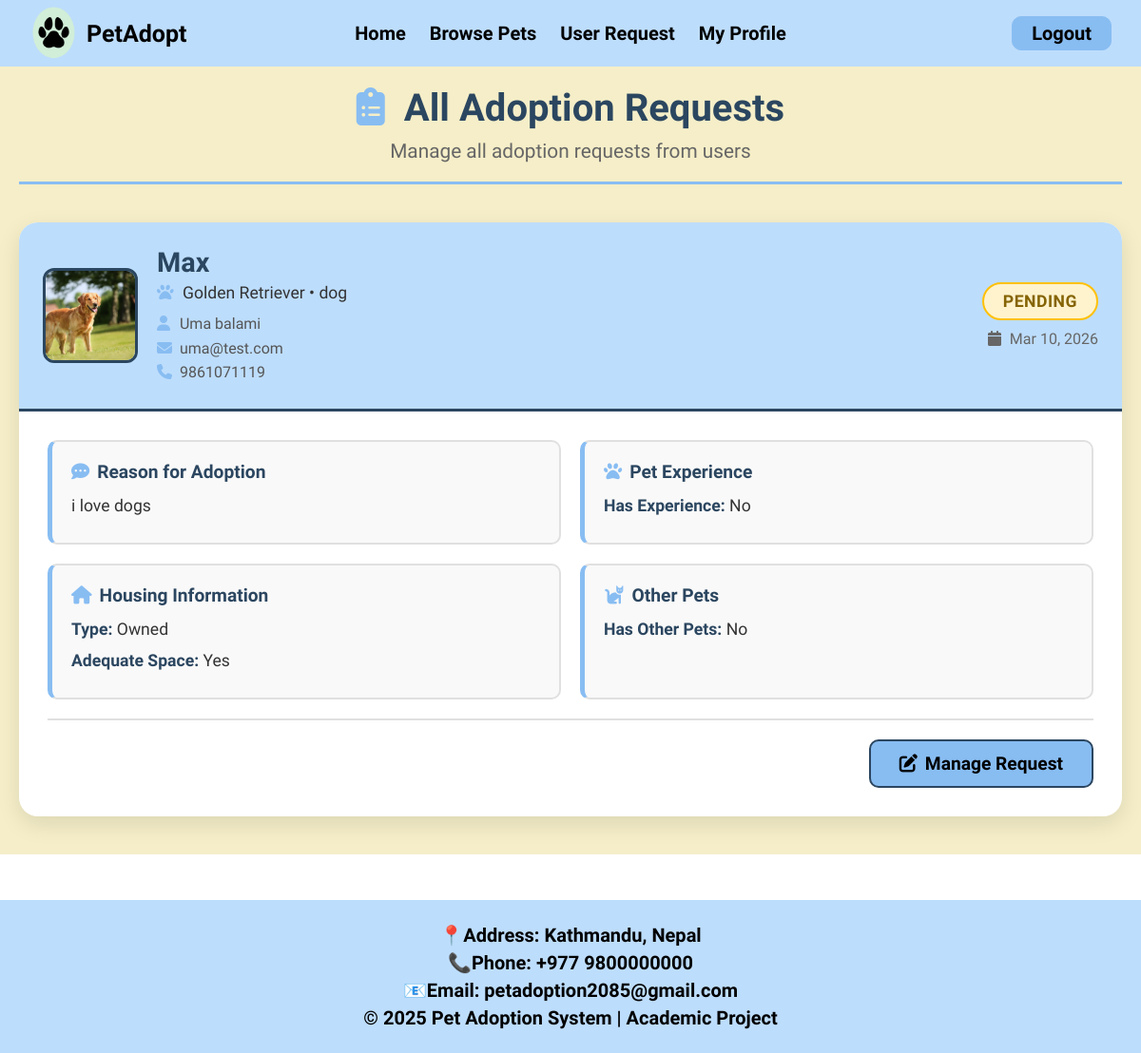
Page /myRequests.php (signed in) on the committed database.
### tables this page shows
CREATE TABLE `adoption_requests` (
  `request_id` int(11) NOT NULL AUTO_INCREMENT,
  `pet_id` int(11) NOT NULL,
  `user_id` int(11) NOT NULL,
  `request_date` datetime NOT NULL DEFAULT current_timestamp(),
  `status` enum('pending','approved','rejected','cancelled') NOT NULL DEFAULT 'pending',
  `remarks` text DEFAULT NULL,
  `reason` text NOT NULL,
  `has_experience` enum('yes','no') NOT NULL,
  `experience_details` text DEFAULT NULL,
  `housing_type` enum('owned','rented') NOT NULL,
  `has_space` enum('yes','no') NOT NULL,
  `has_other_pets` enum('yes','no') NOT NULL,
  `other_pets_details` text DEFAULT NULL,
  `commitment_confirmed` enum('yes','no') NOT NULL,
  `additional_notes` text DEFAULT NULL,
  `created_at` datetime DEFAULT current_timestamp(),
  PRIMARY KEY (`request_id`),
  KEY `fk_adoption_requests_pet_id` (`pet_id`),
  KEY `fk_adoption_requests_user_id` (`user_id`),
  CONSTRAINT `fk_adoption_requests_pet_id` FOREIGN KEY (`pet_id`) REFERENCES `pets` (`id`) ON DELETE CASCADE ON UPDATE CASCADE,
  CONSTRAINT `fk_adoption_requests_user_id` FOREIGN KEY (`user_id`) REFERENCES `users` (`id`) ON DELETE CASCADE ON UPDATE CASCADE
);

CREATE TABLE `pets` (
  `id` int(11) NOT NULL AUTO_INCREMENT,
  `name` varchar(255) NOT NULL,
  `age` int(11) NOT NULL,
  `gender` enum('Male','Female') NOT NULL,
  `breed` varchar(255) NOT NULL,
  `price` varchar(255) NOT NULL,
  `status` enum('available','adopted') NOT NULL DEFAULT 'available',
  `image` varchar(255) NOT NULL,
  `category` enum('dog','cat','rabbit','snake','bird') DEFAULT NULL,
  `description` text NOT NULL,
  `weight` varchar(10) DEFAULT NULL,
  `admin_id` int(11) DEFAULT NULL,
  PRIMARY KEY (`id`),
  KEY `fk_admin_pet` (`admin_id`),
  CONSTRAINT `fk_admin_pet` FOREIGN KEY (`admin_id`) REFERENCES `users` (`id`) ON DELETE CASCADE ON UPDATE CASCADE
);

CREATE TABLE `users` (
  `id` int(11) NOT NULL AUTO_INCREMENT,
  `full_name` varchar(255) NOT NULL,
  `email` varchar(255) NOT NULL,
  `phone_num` varchar(10) NOT NULL,
  `password` varchar(255) NOT NULL,
  `role` enum('user','admin','superadmin') NOT NULL DEFAULT 'user',
  `pet_id` int(11) DEFAULT NULL,
  PRIMARY KEY (`id`),
  UNIQUE KEY `email` (`email`),
  UNIQUE KEY `phone_num` (`phone_num`),
  KEY `pet_id` (`pet_id`)
);

### myRequests.php (the view, shortened to what this page needs)
<?php
include("navbar.php");
$user_role = $_SESSION['role'];
if ($user_role == 'admin') {
    $stmt = $con->prepare("SELECT ar.*,
                                  p.name as pet_name, p.breed, p.image, p.category,
                                  u.full_name as user_name,
                                  u.email as user_email,
                                  u.phone_num as user_phone
                           FROM adoption_requests ar
                           JOIN pets p ON ar.pet_id = p.id
                           JOIN users u ON ar.user_id = u.id
                           ORDER BY ar.created_at DESC");
}
$stmt->execute();
$requests_result = $stmt->get_result();
?>
<!DOCTYPE html>
<html>
<head>
    <link rel="stylesheet" href="assets/css/style.css">
    <link rel="stylesheet" href="https://cdnjs.cloudflare.com/ajax/libs/font-awesome/6.5.0/css/all.min.css">
</head>
<body>
    <div class="requests-wrapper">
        <div class="requests-container">
            <div class="requests-header">
                <h1><i class="fas fa-clipboard-list"></i>
                    <?php echo $user_role == 'admin' ? 'All Adoption Requests' : 'My Adoption Requests'; ?>
                </h1>
                <p><?php echo $user_role == 'admin' ? 'Manage all adoption requests from users' : 'Track your pet adoption applications'; ?></p>
            </div>
            <?php if (mysqli_num_rows($requests_result) == 0): ?>
                <div class="empty-requests">
                    <i class="fas fa-inbox"></i>
                    <h3>No Adoption Requests Found</h3>
                    <p><?php echo $user_role == 'admin' ? 'No users have submitted adoption requests yet.' : 'You haven\'t submitted any adoption requests yet.'; ?></p>
                    <?php if ($user_role != 'admin'): ?>
                        <a href="browsePets.php" class="btn-browse-pets">
                            <i class="fas fa-paw"></i> Browse Pets
                        </a>
                    <?php endif; ?>
                </div>
            <?php else: ?>
                <div class="requests-list">
                    <?php while ($request = mysqli_fetch_assoc($requests_result)): ?>
                        <div class="request-card">
                            <div class="request-card-header">
                                <div class="request-pet-info">
                                    <img src="assets/images/<?php echo $request['image'] ?? 'default_pet.jpg'; ?>"
                                         alt="<?php echo htmlspecialchars($request['pet_name']); ?>">
                                    <div class="request-pet-details">
                                        <h3><?php echo htmlspecialchars($request['pet_name']); ?></h3>
                                        <p class="pet-meta">
                                            <i class="fas fa-paw"></i> <?php echo htmlspecialchars($request['breed']); ?> •
                                            <?php echo htmlspecialchars($request['category']); ?>
                                        </p>
                                        <?php if ($user_role == 'admin'): ?>
                                            <p class="applicant-meta">
                                                <i class="fas fa-user"></i> <?php echo htmlspecialchars($request['user_name']); ?><br>
                                                <i class="fas fa-envelope"></i> <?php echo htmlspecialchars($request['user_email']); ?><br>
                                                <i class="fas fa-phone"></i> <?php echo htmlspecialchars($request['user_phone']); ?>
                                            </p>
                                        <?php endif; ?>
                                    </div>
                                </div>
                                <div class="request-status-badge">
                                    <span class="status-badge status-<?php echo $request['status']; ?>">
                                        <?php echo ucfirst($request['status']); ?>
                                    </span>
                                    <p class="request-date">
                                        <i class="fas fa-calendar"></i>
                                        <?php echo date('M d, Y', strtotime($request['created_at'])); ?>
                                    </p>
                                </div>
                            </div>
                            <div class="request-card-body">
                                <div class="request-info-grid">
                                    <div class="info-box">
                                        <h4><i class="fas fa-comment-dots"></i> Reason for Adoption</h4>
                                        <p><?php echo nl2br(htmlspecialchars($request['reason'])); ?></p>
                                    </div>
                                    <div class="info-box">
                                        <h4><i class="fas fa-paw"></i> Pet Experience</h4>
                                        <p><strong>Has Experience:</strong> <?php echo ucfirst($request['has_experience']); ?></p>
                                    </div>
                                    <div class="info-box">
                                        <h4><i class="fas fa-home"></i> Housing Information</h4>
                                        <p><strong>Type:</strong> <?php echo ucfirst($request['housing_type']); ?></p>
                                        <p><strong>Adequate Space:</strong> <?php echo ucfirst($request['has_space']); ?></p>
                                    </div>
                                    <div class="info-box">
                                        <h4><i class="fas fa-cat"></i> Other Pets</h4>
                                        <p><strong>Has Other Pets:</strong> <?php echo ucfirst($request['has_other_pets']); ?></p>
                                    </div>
                                </div>
                                <?php if ($user_role == 'admin'): ?>
                                    <div class="admin-actions">
                                        <button class="btn-manage-request" onclick="openStatusModal(<?php echo $request['request_id']; ?>, '<?php echo $request['status']; ?>', '<?php echo addslashes($request['remarks'] ?? ''); ?>')">
                                            <i class="fas fa-edit"></i> Manage Request
                                        </button>
                                    </div>
                                <?php endif; ?>
                            </div>
                        </div>
                    <?php endwhile; ?>
                </div>
            <?php endif; ?>
        </div>
    </div>
</body>
<?php include("footer.php"); ?>
</html>

### assets/css/style.css (style rules this page uses)
* { margin: 0; padding: 0; box-sizing: border-box; font-family: "Agdasima", sans-serif; }
body { display: flex; flex-direction: column; }
button, a.cancel-btn { text-align: center; border: none; border-radius: 10px; padding: 0.8rem 1.5rem; font-size: 1.5rem; font-weight: bold; background-color: #ffffff; border: 2px solid #2b4660; color: #2b4660; text-decoration: none; }
.requests-wrapper { background-color: #f5eec8; min-height: 100vh; padding: 90px 20px 40px; }
.requests-container { max-width: 1200px; margin: 0 auto; }
.requests-header { text-align: center; margin-bottom: 40px; padding-bottom: 20px; border-bottom: 3px solid #88bdf2; }
.requests-header h1 { font-size: 2.5rem; color: #2b4660; margin-bottom: 10px; }
.requests-header h1 i { color: #88bdf2; margin-right: 10px; }
.requests-header p { font-size: 1.3rem; color: #666; }
.requests-list { display: flex; flex-direction: column; gap: 30px; }
.request-card { background-color: #ffffff; border-radius: 20px; box-shadow: 0 8px 25px rgba(0, 0, 0, 0.1); overflow: hidden; transition: transform 0.3s ease, box-shadow 0.3s ease; }
.request-card-header { background-color: #bdddfc; padding: 25px; display: flex; justify-content: space-between; align-items: center; border-bottom: 3px solid #2b4660; }
.request-pet-info { display: flex; gap: 20px; align-items: center; flex: 1; }
.request-pet-info img { width: 100px; height: 100px; object-fit: cover; border-radius: 12px; border: 3px solid #2b4660; }
.request-pet-details h3 { font-size: 1.8rem; color: #2b4660; margin-bottom: 5px; }
.pet-meta { font-size: 1.1rem; color: #333; margin: 5px 0; }
.pet-meta i { color: #88bdf2; margin-right: 5px; }
.applicant-meta { font-size: 1rem; color: #555; margin-top: 10px; line-height: 1.6; }
.applicant-meta i { color: #88bdf2; margin-right: 5px; width: 15px; }
.request-status-badge { text-align: right; }
.status-badge { display: inline-block; padding: 8px 20px; border-radius: 20px; font-weight: bold; font-size: 1.1rem; text-transform: uppercase; letter-spacing: 0.5px; }
.status-pending { background-color: #fff3cd; color: #856404; border: 2px solid #ffc107; }
.request-date { font-size: 1rem; color: #666; margin-top: 10px; }
.request-date i { margin-right: 5px; }
.request-card-body { padding: 30px; }
.request-info-grid { display: grid; grid-template-columns: repeat(2, 1fr); gap: 20px; margin-bottom: 20px; }
.info-box { background-color: #f9f9f9; border: 2px solid #e0e0e0; border-left: 5px solid #88bdf2; border-radius: 10px; padding: 20px; }
.info-box h4 { font-size: 1.2rem; color: #2b4660; margin-bottom: 10px; display: flex; align-items: center; gap: 8px; }
.info-box h4 i { color: #88bdf2; }
.info-box p { font-size: 1.1rem; color: #333; line-height: 1.6; margin: 5px 0; }
.info-box p strong { color: #2b4660; font-weight: bold; }
.admin-actions { display: flex; justify-content: flex-end; padding-top: 20px; border-top: 2px solid #e0e0e0; }
.btn-manage-request { padding: 12px 30px; background-color: #88bdf2; color: #000000; border: 2px solid #2b4660; border-radius: 10px; font-size: 1.2rem; font-weight: bold; cursor: pointer; transition: all 0.3s ease; display: inline-flex; align-items: center; gap: 8px; }

### rows in the picture
adoption_requests: pet.image (picture), pet.name "Max", pet.breed "Golden Retriever", pet.category "dog", user.full_name "Uma balami", user.email "uma@test.com", user.phone_num "9861071119", status "PENDING", created_at "Mar 10, 2026", reason "i love dogs", has_experience "No", housing_type "Owned", has_space "Yes", has_other_pets "No"
